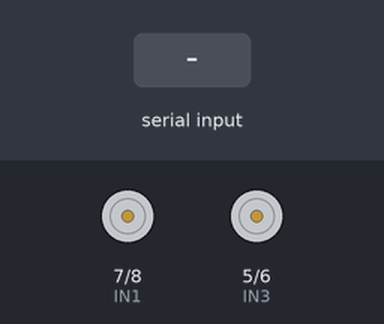
Recording of a sketch running on a simulated Arduino Uno, built with avr-gcc and run on an emulated ATmega328P. Parts: motor-driver pin pairs drawn as motors (green arrow = first pin HIGH = forward, orange = second pin HIGH = backward, longer = more drive, scaled by the enable pin). The test bench sets the inputs (shaded band).

Above: at 1.2 s.
1.3 s: "F" received over Serial
At 2.5 s:
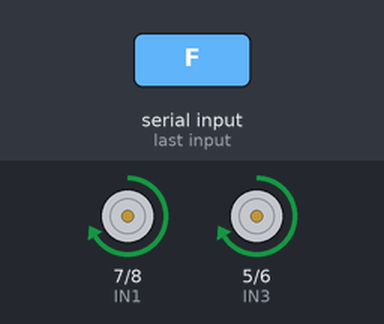
2.8 s: "B" received over Serial
At 3.6 s:
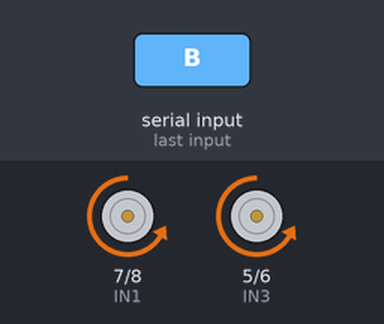
4.3 s: "L" received over Serial
At 4.8 s:
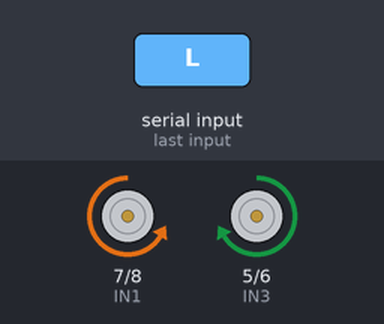
5.8 s: "R" received over Serial
At 7.1 s:
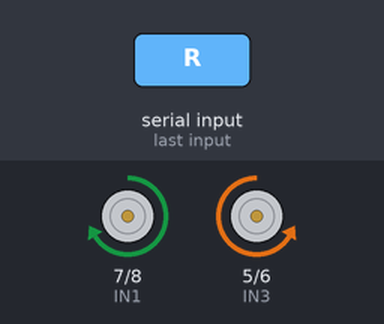
Timing chart, 0 to 8.3 s (numbered marks = the images above; inputs shaded):
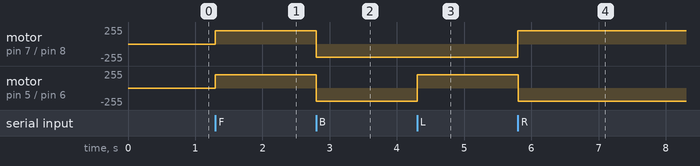

The sketch:

motor_test.ino
```cpp
// 모터 1을 제어하기 위한 핀 번호
const int ENA = 10;
const int IN1 = 7;
const int IN2 = 8;

// 모터 2를 제어하기 위한 핀 번호
const int ENB = 9;
const int IN3 = 5;
const int IN4 = 6;

void setup() {
  // 모터 제어용 핀을 출력 모드로 설정
  pinMode(ENA, OUTPUT);
  pinMode(IN1, OUTPUT);
  pinMode(IN2, OUTPUT);
  pinMode(ENB, OUTPUT);
  pinMode(IN3, OUTPUT);
  pinMode(IN4, OUTPUT);

  // 시리얼 통신 시작
  Serial.begin(9600);
}

void loop() {
  // 시리얼 입력을 읽음
  if (Serial.available() > 0) {
    char command = Serial.read();

    // 입력된 명령어에 따라 모터를 제어
    switch (command) {
      case 'F': // 앞으로 이동
        digitalWrite(IN1, HIGH);
        digitalWrite(IN2, LOW);
        digitalWrite(IN3, HIGH);
        digitalWrite(IN4, LOW);
        analogWrite(ENA, 200);
        analogWrite(ENB, 200);
        break;

      case 'B': // 뒤로 이동
        digitalWrite(IN1, LOW);
        digitalWrite(IN2, HIGH);
        digitalWrite(IN3, LOW);
        digitalWrite(IN4, HIGH);
        analogWrite(ENA, 200);
        analogWrite(ENB, 200);
        break;

      case 'L': // 좌회전
        digitalWrite(IN1, LOW);
        digitalWrite(IN2, HIGH);
        digitalWrite(IN3, HIGH);
        digitalWrite(IN4, LOW);
        analogWrite(ENA, 200);
        analogWrite(ENB, 200);
        break;

      case 'R': // 우회전
        digitalWrite(IN1, HIGH);
        digitalWrite(IN2, LOW);
        digitalWrite(IN3, LOW);
        digitalWrite(IN4, HIGH);
        analogWrite(ENA, 200);
        analogWrite(ENB, 200);
        break;

      case 'S': // 정지
        digitalWrite(IN1, LOW);
        digitalWrite(IN2, LOW);
        digitalWrite(IN3, LOW);
        digitalWrite(IN4, LOW);
        analogWrite(ENA, 0);
        analogWrite(ENB, 0);
        break;
    }
  }
}
```

Measured:
- after the input at 1.3 s, motor on pin 7 (IN1) / pin 8 (IN2), motor on pin 5 (IN3) / pin 6 (IN4): stopped → forward 200/255 at once
- after the input at 2.8 s, motor on pin 7 (IN1) / pin 8 (IN2), motor on pin 5 (IN3) / pin 6 (IN4): forward 200/255 → backward 200/255 at once
- after the input at 4.3 s, motor on pin 5 (IN3) / pin 6 (IN4): backward 200/255 → forward 200/255 at once
- after the input at 5.8 s, motor on pin 7 (IN1) / pin 8 (IN2): backward 200/255 → forward 200/255 at once; motor on pin 5 (IN3) / pin 6 (IN4): forward 200/255 → backward 200/255 at once
